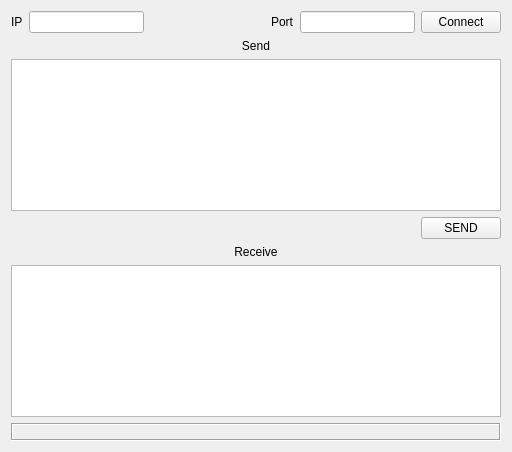
<?xml version="1.0" encoding="UTF-8"?>
<ui version="4.0">
 <class>MainWindow</class>
 <widget class="QMainWindow" name="MainWindow">
  <property name="geometry">
   <rect>
    <x>0</x>
    <y>0</y>
    <width>512</width>
    <height>452</height>
   </rect>
  </property>
  <property name="windowTitle">
   <string>TCP Client</string>
  </property>
  <widget class="QWidget" name="centralWidget">
   <layout class="QGridLayout" name="gridLayout">
    <item row="1" column="3">
     <spacer name="verticalSpacer">
      <property name="orientation">
       <enum>Qt::Vertical</enum>
      </property>
      <property name="sizeHint" stdset="0">
       <size>
        <width>20</width>
        <height>40</height>
       </size>
      </property>
     </spacer>
    </item>
    <item row="0" column="0">
     <widget class="QLabel" name="label">
      <property name="text">
       <string>IP</string>
      </property>
     </widget>
    </item>
    <item row="0" column="1">
     <widget class="QLineEdit" name="lineEdit_IP"/>
    </item>
    <item row="0" column="3">
     <widget class="QLabel" name="label_2">
      <property name="text">
       <string>Port</string>
      </property>
     </widget>
    </item>
    <item row="0" column="4">
     <widget class="QLineEdit" name="lineEdit_Port"/>
    </item>
    <item row="0" column="5">
     <widget class="QPushButton" name="pushButton_Connect">
      <property name="text">
       <string>Connect</string>
      </property>
     </widget>
    </item>
    <item row="3" column="0" colspan="6">
     <widget class="QTextEdit" name="textEdit_Send_2"/>
    </item>
    <item row="5" column="0" colspan="6">
     <widget class="QLabel" name="label_4">
      <property name="text">
       <string>Receive</string>
      </property>
      <property name="alignment">
       <set>Qt::AlignCenter</set>
      </property>
     </widget>
    </item>
    <item row="6" column="0" colspan="6">
     <widget class="QTextEdit" name="textEdit_Receive"/>
    </item>
    <item row="4" column="3">
     <spacer name="verticalSpacer_2">
      <property name="orientation">
       <enum>Qt::Vertical</enum>
      </property>
      <property name="sizeHint" stdset="0">
       <size>
        <width>20</width>
        <height>40</height>
       </size>
      </property>
     </spacer>
    </item>
    <item row="2" column="0" colspan="6">
     <widget class="QLabel" name="label_3">
      <property name="text">
       <string>Send</string>
      </property>
      <property name="alignment">
       <set>Qt::AlignCenter</set>
      </property>
     </widget>
    </item>
    <item row="0" column="2">
     <spacer name="horizontalSpacer">
      <property name="orientation">
       <enum>Qt::Horizontal</enum>
      </property>
      <property name="sizeHint" stdset="0">
       <size>
        <width>40</width>
        <height>20</height>
       </size>
      </property>
     </spacer>
    </item>
    <item row="4" column="5">
     <widget class="QPushButton" name="pushButton_Send">
      <property name="text">
       <string>SEND</string>
      </property>
     </widget>
    </item>
    <item row="7" column="0" colspan="6">
     <widget class="QLabel" name="label_Stat">
      <property name="sizePolicy">
       <sizepolicy hsizetype="Expanding" vsizetype="Expanding">
        <horstretch>0</horstretch>
        <verstretch>0</verstretch>
       </sizepolicy>
      </property>
      <property name="frameShape">
       <enum>QFrame::Box</enum>
      </property>
      <property name="frameShadow">
       <enum>QFrame::Sunken</enum>
      </property>
      <property name="text">
       <string/>
      </property>
     </widget>
    </item>
   </layout>
  </widget>
 </widget>
 <layoutdefault spacing="6" margin="11"/>
 <resources/>
 <connections/>
</ui>
